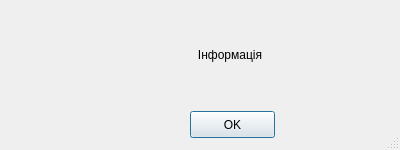
<?xml version="1.0" encoding="UTF-8"?>
<ui version="4.0">
 <class>MassInfo</class>
 <widget class="QDialog" name="MassInfo">
  <property name="windowModality">
   <enum>Qt::ApplicationModal</enum>
  </property>
  <property name="geometry">
   <rect>
    <x>0</x>
    <y>0</y>
    <width>400</width>
    <height>150</height>
   </rect>
  </property>
  <property name="sizePolicy">
   <sizepolicy hsizetype="Maximum" vsizetype="Preferred">
    <horstretch>100</horstretch>
    <verstretch>100</verstretch>
   </sizepolicy>
  </property>
  <property name="sizeIncrement">
   <size>
    <width>10</width>
    <height>10</height>
   </size>
  </property>
  <property name="contextMenuPolicy">
   <enum>Qt::NoContextMenu</enum>
  </property>
  <property name="windowTitle">
   <string>Інженерна геологія</string>
  </property>
  <property name="windowIcon">
   <iconset>
    <normaloff>../icons/16x16/applications-engineering.png</normaloff>../icons/16x16/applications-engineering.png</iconset>
  </property>
  <property name="sizeGripEnabled">
   <bool>true</bool>
  </property>
  <property name="modal">
   <bool>true</bool>
  </property>
  <widget class="QLabel" name="label">
   <property name="geometry">
    <rect>
     <x>10</x>
     <y>20</y>
     <width>51</width>
     <height>70</height>
    </rect>
   </property>
   <property name="frameShape">
    <enum>QFrame::NoFrame</enum>
   </property>
   <property name="text">
    <string/>
   </property>
   <property name="pixmap">
    <pixmap>../icons/48/dialog-warning.png</pixmap>
   </property>
   <property name="scaledContents">
    <bool>false</bool>
   </property>
   <property name="alignment">
    <set>Qt::AlignLeading|Qt::AlignLeft|Qt::AlignVCenter</set>
   </property>
   <property name="wordWrap">
    <bool>false</bool>
   </property>
  </widget>
  <widget class="QLabel" name="label_2">
   <property name="geometry">
    <rect>
     <x>70</x>
     <y>10</y>
     <width>320</width>
     <height>90</height>
    </rect>
   </property>
   <property name="frameShape">
    <enum>QFrame::NoFrame</enum>
   </property>
   <property name="frameShadow">
    <enum>QFrame::Sunken</enum>
   </property>
   <property name="text">
    <string>&lt;html&gt;&lt;head/&gt;&lt;body&gt;&lt;p&gt;Інформація&lt;/p&gt;&lt;/body&gt;&lt;/html&gt;</string>
   </property>
   <property name="alignment">
    <set>Qt::AlignCenter</set>
   </property>
   <property name="wordWrap">
    <bool>true</bool>
   </property>
  </widget>
  <widget class="QPushButton" name="pushButton">
   <property name="geometry">
    <rect>
     <x>190</x>
     <y>111</y>
     <width>85</width>
     <height>27</height>
    </rect>
   </property>
   <property name="text">
    <string>OK</string>
   </property>
   <property name="icon">
    <iconset>
     <normaloff>../icons/16x16/dialog-ok-apply.png</normaloff>../icons/16x16/dialog-ok-apply.png</iconset>
   </property>
   <property name="autoDefault">
    <bool>true</bool>
   </property>
   <property name="default">
    <bool>true</bool>
   </property>
  </widget>
 </widget>
 <resources/>
 <connections/>
</ui>
